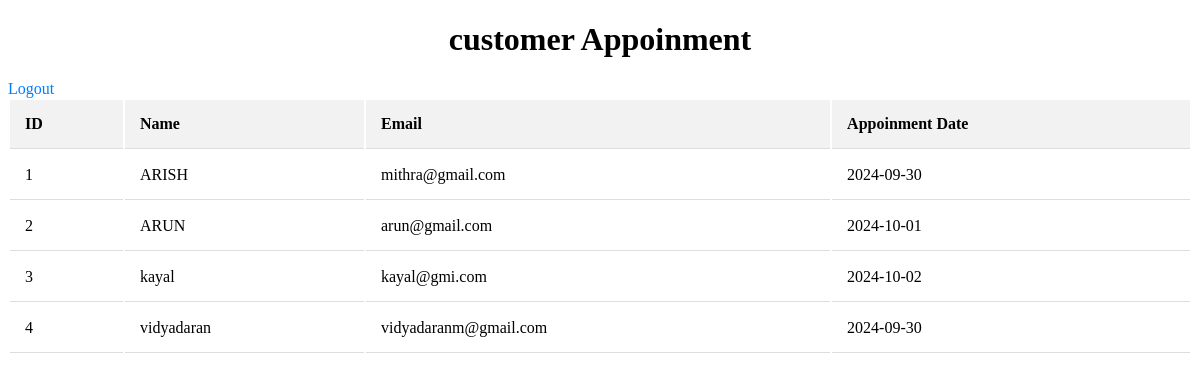
Page /result (signed in) on the committed database.
### tables this page shows
CREATE TABLE test (
                     id INTEGER PRIMARY KEY AUTOINCREMENT,
                     name TEXT NOT NULL,
                     mail TEXT NOT NULL,
                     date TEXT NOT NULL                   
                     );

### app.py (the view)
@app.route('/result')
def result():
    if not session.get('logged_in'):
        flash('You need to log in to access this Page.')
        return redirect(url_for('login'))
    conn = sqlite3.connect('testdrive.db')
    cursor = conn.cursor()
    cursor.execute('SELECT * FROM test')
    data = cursor.fetchall()
    conn.close()
    return render_template('result.html', data=data)

### templates/result.html (shortened to what this page needs)
<!DOCTYPE html>
<html lang="en">
<head>
</head>
<body>
    <div class="container">
        <h1>customer Appoinment</h1>
        <a href="/logout" class="btn btn-danger mb-3">Logout</a>
        <table class="table table-striped">
            <thead>
                <tr>
                    <th>ID</th>
                    <th>Name</th>
                    <th>Email</th>
                    <th>Appoinment Date</th>
                </tr>
            </thead>
            <tbody>
                {% for row in data %}
                <tr>
                    <td>{{ row[0] }}</td>
                    <td>{{ row[1] }}</td>
                    <td>{{ row[2] }}</td>
                    <td>{{ row[3] }}</td>
                </tr>
                {% endfor %}
            </tbody>
        </table>
    </div>
</body>
</html>

### templates/result.html (style rules this page uses)
table { width: 100%; }
th, td { padding: 15px; text-align: left; border-bottom: 1px solid #ddd; }
th { background-color: #f2f2f2; }
a { color: #007bff; text-decoration: none; }
.container { margin-top: 20px; }
h1 { text-align: center; }
a.btn-danger { margin-top: 10px; }

### rows in the picture
test: id "1", name "ARISH", mail "mithra@gmail.com", date "2024-09-30"
test: id "2", name "ARUN", mail "arun@gmail.com", date "2024-10-01"
test: id "3", name "kayal", mail "kayal@gmi.com", date "2024-10-02"
test: id "4", name "vidyadaran", mail "vidyadaranm@gmail.com", date "2024-09-30"
